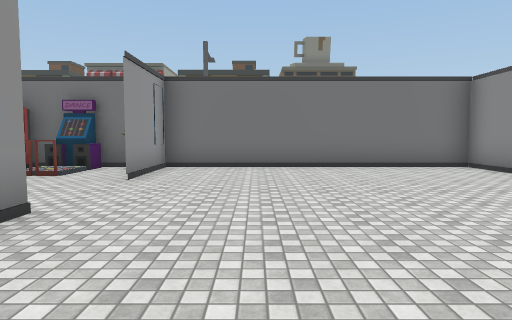
[1] (above)

24 first-person views from a walk through a 3-D level made in the Unity game engine. The camera is 1.5 m above the floor, tilts 4° down and sees 75° across. The floor is counted in squares, 2 m on a side. Each view is taken from the middle of a square. On the plan, view 1 faces up. The plan holds only what a view shows up to about 11 squares ahead; the rest is blank. The place goes on beyond the plan. Door leaves are left out, so doorways stand open. Some surface patterns are stand-ins.

[2]
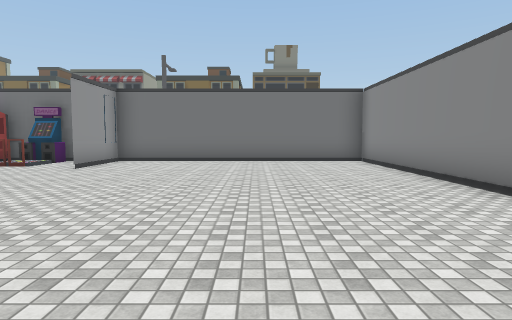

[3]
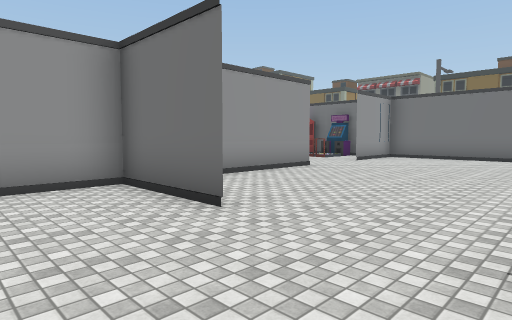

[4]
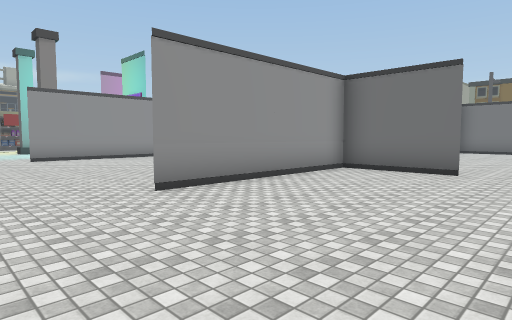

[5]
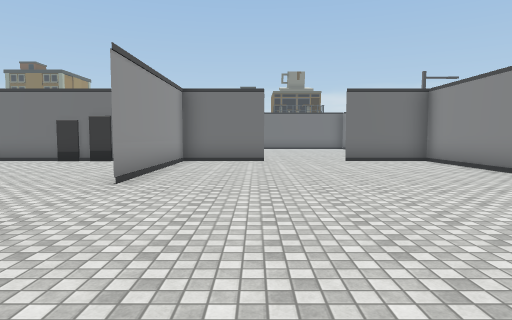

[6]
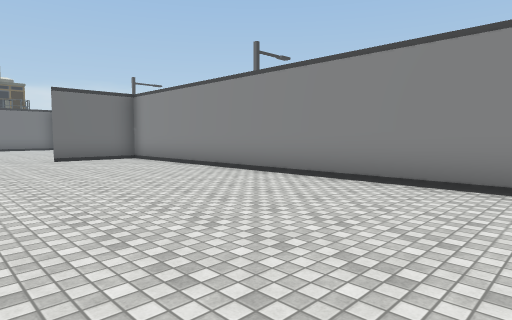

[7]
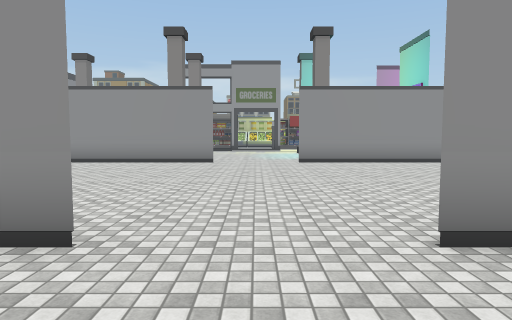

[8]
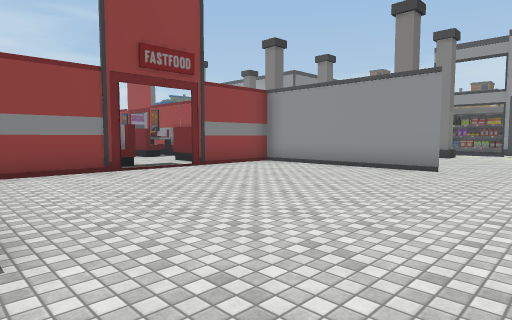

[9]
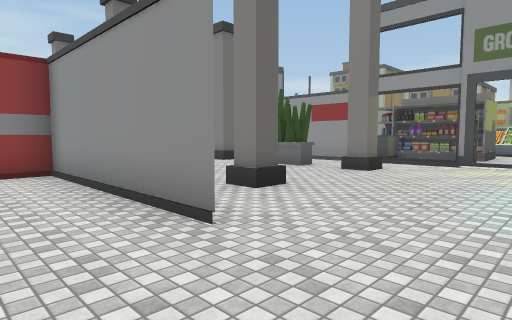

[10]
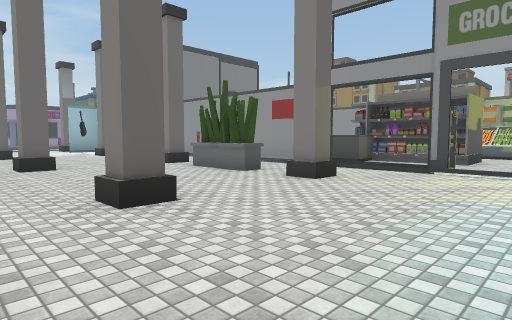

[11]
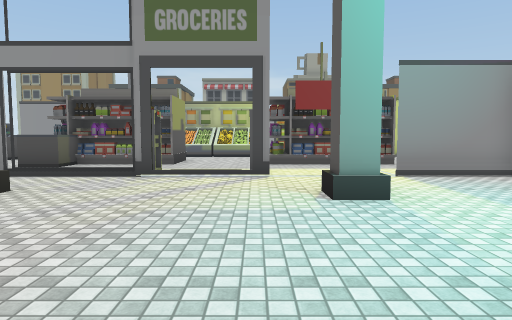

[12]
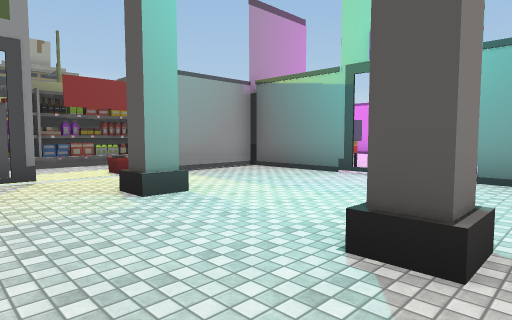

[13]
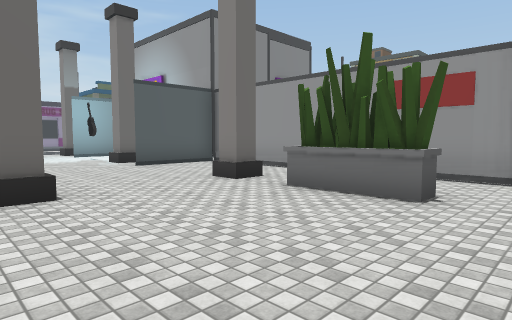

[14]
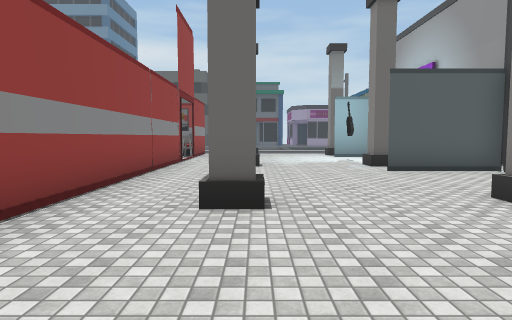

[15]
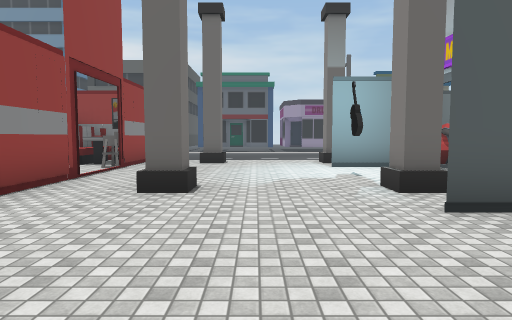

[16]
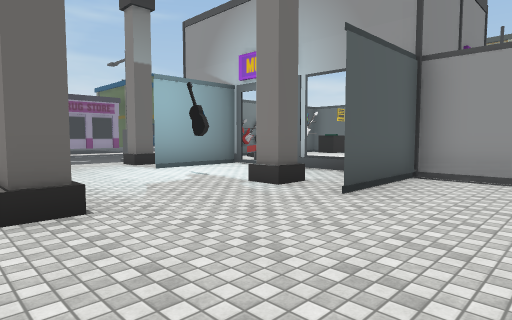

[17]
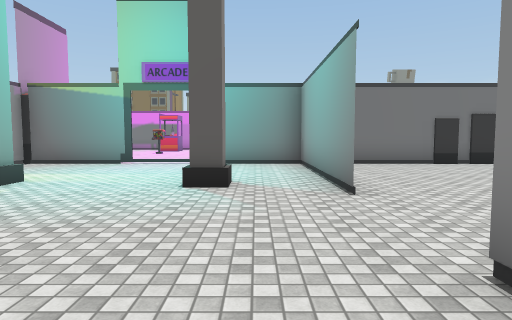

[18]
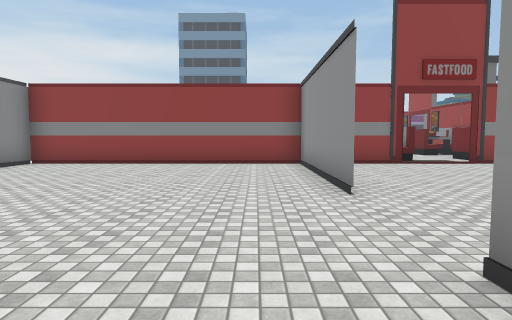

[19]
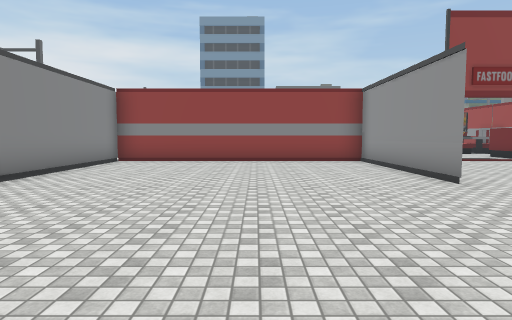

[20]
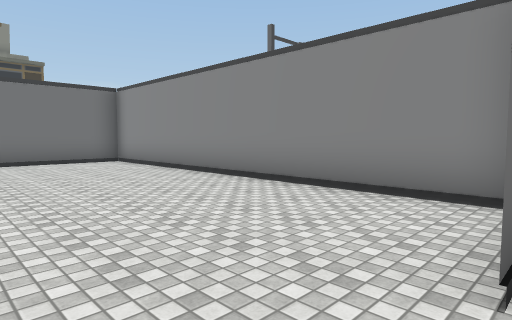

[21]
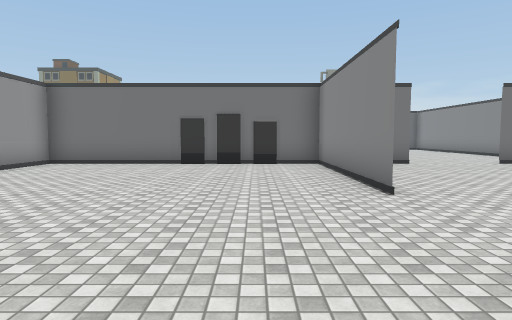

[22]
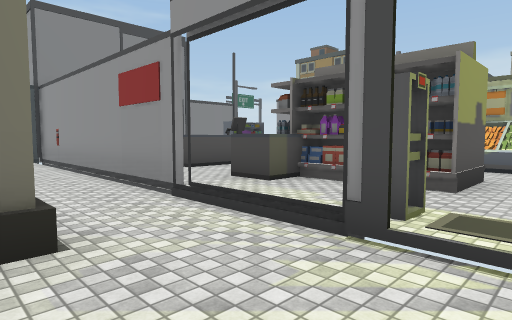

[23]
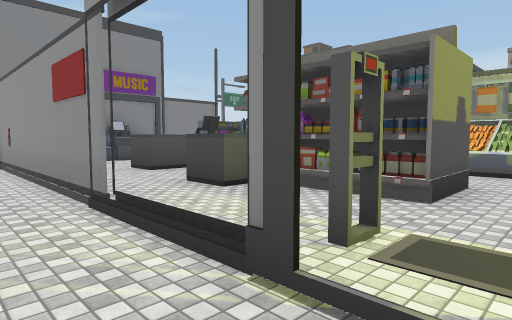

[24]
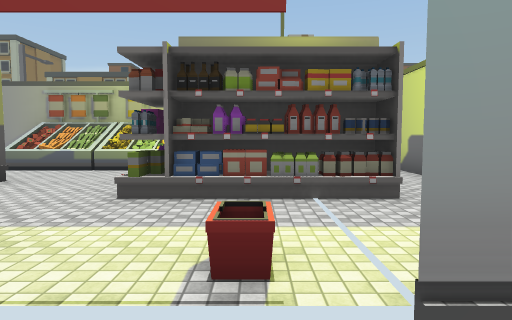

### Floor plan
Key: @ floor where view 1 was taken; # wall or solid block; x gap in a wall; . main floor; : floor 0.25 m higher than the main floor; D open door; = window, fence, low wall or low ledge; v drop or lower ground; M machine; S shelf; P plant; G guitar; R drum; O other object.
Columns run from 25 left of view 1 to 6 right of it. Each row starts with its distance up from view 1.
  9                       # #######
  8                      M.#.......#
  7                      :.#.......#
  6                      ..#.......#
  5                      ..........#
  4                       .........#
  3                        #.......#
  2                        #.......#
  1                        #.......#
  0        O               #.@.....#
 -1        O OO..      MMM #.......#
 -2        ###...#######.#####..###
 -3     SS.#.......#.......#.......#
 -4     SS.x.......#.......#.......#
 -5     SS.O.......#.......#.......#
 -6     SS.=..#..#.#.......#.......#
 -7  OO.SS.O.......................#
 -8 vOO............................#
 -9 #OOSSS.O.......................#
-10  OO SS.=.......#.......#.......#
-11 vOO SS.=..#..#.#.......#.......#
-12 v   SSO.#......#.......#.......#
-13      SO#..P....#.......#.......#
-14     ...#..P....#.##..##########
-15    OOO.#.......OO ..OO
-16   OO O.#..#..#.O O..OO
-17      . O.......#
-18      . O.......#
-19     ##  ###....O
-20         ..D....O
-21         =.D..#.#
-22         #......#
-23         ..G... ..
-24         ###... O.
-25       RR  .....OOO
-26        R  #..#.  O
-27           vDDv  vv

Positions as (right, up) in squares from view 1, and headings:
1: (0, 0), facing up
2: (2, -2), facing up
3: (3, -4), facing up-left
4: (2, -9), facing up-left
5: (0, -12), facing up
6: (0, -13), facing up-right
7: (0, -8), facing left
8: (-2, -7), facing down-left
9: (-8, -7), facing down-left
10: (-10, -7), facing down-left
11: (-11, -7), facing left
12: (-11, -8), facing up-left
13: (-11, -11), facing down-left
14: (-12, -12), facing down
15: (-13, -16), facing down
16: (-11, -17), facing down-left
17: (-11, -11), facing up
18: (-1, -5), facing down
19: (1, -4), facing down
20: (1, -2), facing up-right
21: (-4, -11), facing up
22: (-15, -8), facing down-left
23: (-16, -8), facing down-left
24: (-16, -5), facing left
